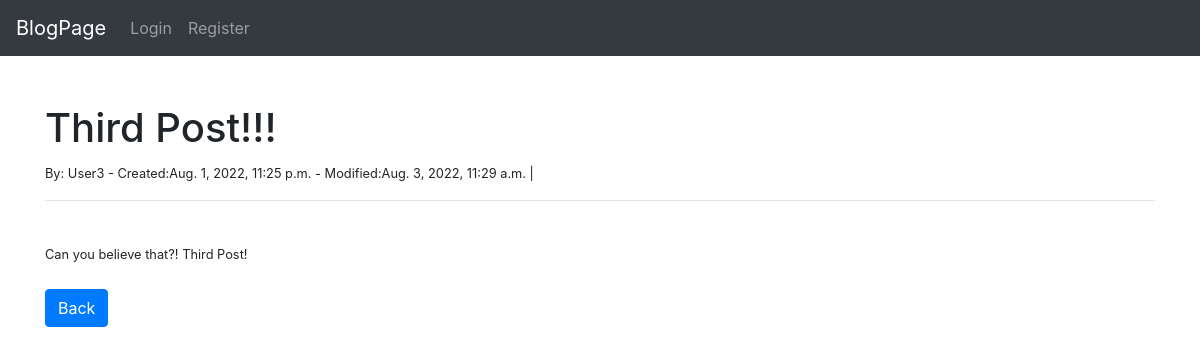
Screenshot of /posts/post_detail/3 with the database file from the repository.
### posts/models.py (models this page shows, shortened)
class Post(models.Model):
    title = models.CharField(max_length=50)
    content = models.TextField()
    created = models.DateTimeField(auto_now_add=True)
    modified = models.DateTimeField(auto_now=True)
    author = models.ForeignKey(
        'posts.Author',
        on_delete=models.CASCADE,
        null=True,
        blank=True
    )

class Author(models.Model):
    nick = models.CharField(max_length=50, blank=True, null=True, unique=True)
    email = models.EmailField(
        max_length=255,
        unique=True
    )
    def __str__ (self):
        return self.nick

### posts/views.py (the view)
# urls.py: path('post_detail/<int:pk>', PostDetailView.as_view(), name='post_details'),
class PostDetailView(DetailView):
    model = Post
    template_name = 'post_details.html'

### posts/templates/post_details.html (shortened to what this page needs)
{% extends 'base.html' %}
{% block content %}
<h1>{{ post.title }}</h1>
<small>By: {{ post.author }}  -  Created:{{ post.created }}  -  Modified:{{ post.modified }} |
<br>
<hr>
<br>
{{ post.content }}
<br>
<br>
<a href="{% url 'home' %}" class="btn btn-primary">Back</a>
{% endblock %}

### rows the page displays
Post: title "Third Post!!!", author "User3", created "Aug. 1, 2022, 11:25 p.m.", modified "Aug. 3, 2022, 11:29 a.m.", content "Can you believe that?! Third Post!"
